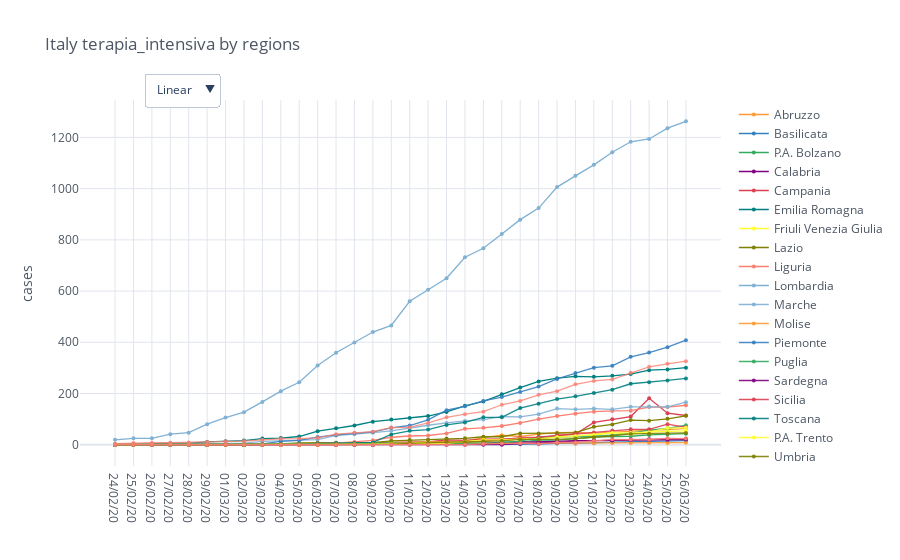

Notebook code for this chart:
### Code cell
regions = io.italy_load_regions()
category = 'terapia_intensiva'
total_cases = io.italy_regions_filter_by_category(regions, category)

mpl.iplot_comparative_plot(total_cases, title='Italy ' + category + ' by regions')

### Figure 1 — Plotly figure (JSON) as saved in the notebook; plotly's stock layout.template omitted (floating-point values rounded to 4 significant figures)
{"data": [{"line": {"color": "rgba(255, 153, 51, 1.0)", "dash": "solid", "shape": "linear", "width": 1.3}, "marker": {"size": 4, "symbol": "circle"}, "mode": "lines+markers", "name": "Abruzzo", "text": "", "type": "scatter", "x": ["24/02/20", "25/02/20", "26/02/20", "27/02/20", "28/02/20", "29/02/20", "01/03/20", "02/03/20", "03/03/20", "04/03/20", "05/03/20", "06/03/20", "07/03/20", "08/03/20", "09/03/20", "10/03/20", "11/03/20", "12/03/20", "13/03/20", "14/03/20", "15/03/20", "16/03/20", "17/03/20", "18/03/20", "19/03/20", "20/03/20", "21/03/20", "22/03/20", "23/03/20", "24/03/20", "25/03/20", "26/03/20"], "y": [0, 0, 0, 0, 0, 0, 0, 0, 0, 0, 0, 0, 0, 0, 0, 9, 9, 12, 14, 14, 28, 37, 32, 41, 47, 48, 44, 49, 52, 57, 59, 64]}, {"line": {"color": "rgba(55, 128, 191, 1.0)", "dash": "solid", "shape": "linear", "width": 1.3}, "marker": {"size": 4, "symbol": "circle"}, "mode": "lines+markers", "name": "Basilicata", "text": "", "type": "scatter", "x": ["24/02/20", "25/02/20", "26/02/20", "27/02/20", "28/02/20", "29/02/20", "01/03/20", "02/03/20", "03/03/20", "04/03/20", "05/03/20", "06/03/20", "07/03/20", "08/03/20", "09/03/20", "10/03/20", "11/03/20", "12/03/20", "13/03/20", "14/03/20", "15/03/20", "16/03/20", "17/03/20", "18/03/20", "19/03/20", "20/03/20", "21/03/20", "22/03/20", "23/03/20", "24/03/20", "25/03/20", "26/03/20"], "y": [0, 0, 0, 0, 0, 0, 0, 0, 0, 0, 0, 0, 0, 0, 0, 0, 1, 1, 1, 2, 2, 2, 2, 2, 5, 5, 7, 10, 12, 12, 14, 16]}, {"line": {"color": "rgba(50, 171, 96, 1.0)", "dash": "solid", "shape": "linear", "width": 1.3}, "marker": {"size": 4, "symbol": "circle"}, "mode": "lines+markers", "name": "P.A. Bolzano", "text": "", "type": "scatter", "x": ["24/02/20", "25/02/20", "26/02/20", "27/02/20", "28/02/20", "29/02/20", "01/03/20", "02/03/20", "03/03/20", "04/03/20", "05/03/20", "06/03/20", "07/03/20", "08/03/20", "09/03/20", "10/03/20", "11/03/20", "12/03/20", "13/03/20", "14/03/20", "15/03/20", "16/03/20", "17/03/20", "18/03/20", "19/03/20", "20/03/20", "21/03/20", "22/03/20", "23/03/20", "24/03/20", "25/03/20", "26/03/20"], "y": [0, 0, 0, 0, 0, 0, 0, 0, 0, 0, 0, 0, 0, 0, 0, 1, 4, 4, 5, 7, 4, 11, 11, 18, 18, 24, 30, 32, 33, 38, 40, 43]}, {"line": {"color": "rgba(128, 0, 128, 1.0)", "dash": "solid", "shape": "linear", "width": 1.3}, "marker": {"size": 4, "symbol": "circle"}, "mode": "lines+markers", "name": "Calabria", "text": "", "type": "scatter", "x": ["24/02/20", "25/02/20", "26/02/20", "27/02/20", "28/02/20", "29/02/20", "01/03/20", "02/03/20", "03/03/20", "04/03/20", "05/03/20", "06/03/20", "07/03/20", "08/03/20", "09/03/20", "10/03/20", "11/03/20", "12/03/20", "13/03/20", "14/03/20", "15/03/20", "16/03/20", "17/03/20", "18/03/20", "19/03/20", "20/03/20", "21/03/20", "22/03/20", "23/03/20", "24/03/20", "25/03/20", "26/03/20"], "y": [0, 0, 0, 0, 0, 0, 0, 0, 0, 0, 0, 0, 0, 0, 0, 2, 2, 2, 3, 4, 6, 7, 10, 11, 13, 16, 16, 17, 20, 21, 23, 23]}, {"line": {"color": "rgba(219, 64, 82, 1.0)", "dash": "solid", "shape": "linear", "width": 1.3}, "marker": {"size": 4, "symbol": "circle"}, "mode": "lines+markers", "name": "Campania", "text": "", "type": "scatter", "x": ["24/02/20", "25/02/20", "26/02/20", "27/02/20", "28/02/20", "29/02/20", "01/03/20", "02/03/20", "03/03/20", "04/03/20", "05/03/20", "06/03/20", "07/03/20", "08/03/20", "09/03/20", "10/03/20", "11/03/20", "12/03/20", "13/03/20", "14/03/20", "15/03/20", "16/03/20", "17/03/20", "18/03/20", "19/03/20", "20/03/20", "21/03/20", "22/03/20", "23/03/20", "24/03/20", "25/03/20", "26/03/20"], "y": [0, 0, 0, 0, 0, 0, 0, 0, 0, 0, 0, 0, 0, 7, 8, 8, 11, 11, 19, 17, 22, 22, 24, 24, 36, 41, 87, 99, 110, 181, 123, 114]}, {"line": {"color": "rgba(0, 128, 128, 1.0)", "dash": "solid", "shape": "linear", "width": 1.3}, "marker": {"size": 4, "symbol": "circle"}, "mode": "lines+markers", "name": "Emilia Romagna", "text": "", "type": "scatter", "x": ["24/02/20", "25/02/20", "26/02/20", "27/02/20", "28/02/20", "29/02/20", "01/03/20", "02/03/20", "03/03/20", "04/03/20", "05/03/20", "06/03/20", "07/03/20", "08/03/20", "09/03/20", "10/03/20", "11/03/20", "12/03/20", "13/03/20", "14/03/20", "15/03/20", "16/03/20", "17/03/20", "18/03/20", "19/03/20", "20/03/20", "21/03/20", "22/03/20", "23/03/20", "24/03/20", "25/03/20", "26/03/20"], "y": [2, 2, 3, 6, 6, 11, 13, 16, 24, 26, 32, 53, 64, 75, 90, 98, 104, 112, 128, 152, 169, 197, 223, 247, 260, 267, 265, 269, 276, 291, 294, 301]}, {"line": {"color": "rgba(255, 255, 51, 1.0)", "dash": "solid", "shape": "linear", "width": 1.3}, "marker": {"size": 4, "symbol": "circle"}, "mode": "lines+markers", "name": "Friuli Venezia Giulia", "text": "", "type": "scatter", "x": ["24/02/20", "25/02/20", "26/02/20", "27/02/20", "28/02/20", "29/02/20", "01/03/20", "02/03/20", "03/03/20", "04/03/20", "05/03/20", "06/03/20", "07/03/20", "08/03/20", "09/03/20", "10/03/20", "11/03/20", "12/03/20", "13/03/20", "14/03/20", "15/03/20", "16/03/20", "17/03/20", "18/03/20", "19/03/20", "20/03/20", "21/03/20", "22/03/20", "23/03/20", "24/03/20", "25/03/20", "26/03/20"], "y": [0, 0, 0, 0, 0, 0, 0, 0, 0, 0, 0, 0, 1, 1, 1, 6, 5, 10, 8, 11, 12, 19, 21, 27, 29, 32, 37, 47, 41, 49, 52, 54]}, {"line": {"color": "rgba(128, 128, 0, 1.0)", "dash": "solid", "shape": "linear", "width": 1.3}, "marker": {"size": 4, "symbol": "circle"}, "mode": "lines+markers", "name": "Lazio", "text": "", "type": "scatter", "x": ["24/02/20", "25/02/20", "26/02/20", "27/02/20", "28/02/20", "29/02/20", "01/03/20", "02/03/20", "03/03/20", "04/03/20", "05/03/20", "06/03/20", "07/03/20", "08/03/20", "09/03/20", "10/03/20", "11/03/20", "12/03/20", "13/03/20", "14/03/20", "15/03/20", "16/03/20", "17/03/20", "18/03/20", "19/03/20", "20/03/20", "21/03/20", "22/03/20", "23/03/20", "24/03/20", "25/03/20", "26/03/20"], "y": [1, 1, 0, 0, 0, 0, 0, 0, 0, 3, 7, 8, 8, 8, 8, 15, 18, 20, 24, 25, 31, 31, 44, 44, 45, 47, 70, 79, 96, 94, 101, 113]}, {"line": {"color": "rgba(251, 128, 114, 1.0)", "dash": "solid", "shape": "linear", "width": 1.3}, "marker": {"size": 4, "symbol": "circle"}, "mode": "lines+markers", "name": "Liguria", "text": "", "type": "scatter", "x": ["24/02/20", "25/02/20", "26/02/20", "27/02/20", "28/02/20", "29/02/20", "01/03/20", "02/03/20", "03/03/20", "04/03/20", "05/03/20", "06/03/20", "07/03/20", "08/03/20", "09/03/20", "10/03/20", "11/03/20", "12/03/20", "13/03/20", "14/03/20", "15/03/20", "16/03/20", "17/03/20", "18/03/20", "19/03/20", "20/03/20", "21/03/20", "22/03/20", "23/03/20", "24/03/20", "25/03/20", "26/03/20"], "y": [0, 0, 0, 0, 0, 1, 1, 1, 2, 3, 3, 5, 6, 11, 17, 29, 34, 36, 44, 62, 66, 73, 85, 100, 112, 121, 129, 132, 133, 147, 147, 154]}, {"line": {"color": "rgba(128, 177, 211, 1.0)", "dash": "solid", "shape": "linear", "width": 1.3}, "marker": {"size": 4, "symbol": "circle"}, "mode": "lines+markers", "name": "Lombardia", "text": "", "type": "scatter", "x": ["24/02/20", "25/02/20", "26/02/20", "27/02/20", "28/02/20", "29/02/20", "01/03/20", "02/03/20", "03/03/20", "04/03/20", "05/03/20", "06/03/20", "07/03/20", "08/03/20", "09/03/20", "10/03/20", "11/03/20", "12/03/20", "13/03/20", "14/03/20", "15/03/20", "16/03/20", "17/03/20", "18/03/20", "19/03/20", "20/03/20", "21/03/20", "22/03/20", "23/03/20", "24/03/20", "25/03/20", "26/03/20"], "y": [19, 25, 25, 41, 47, 80, 106, 127, 167, 209, 244, 309, 359, 399, 440, 466, 560, 605, 650, 732, 767, 823, 879, 924, 1006, 1050, 1093, 1142, 1183, 1194, 1236, 1263]}, {"line": {"color": "rgba(128, 177, 211, 0.8999999999999999)", "dash": "solid", "shape": "linear", "width": 1.3}, "marker": {"size": 4, "symbol": "circle"}, "mode": "lines+markers", "name": "Marche", "text": "", "type": "scatter", "x": ["24/02/20", "25/02/20", "26/02/20", "27/02/20", "28/02/20", "29/02/20", "01/03/20", "02/03/20", "03/03/20", "04/03/20", "05/03/20", "06/03/20", "07/03/20", "08/03/20", "09/03/20", "10/03/20", "11/03/20", "12/03/20", "13/03/20", "14/03/20", "15/03/20", "16/03/20", "17/03/20", "18/03/20", "19/03/20", "20/03/20", "21/03/20", "22/03/20", "23/03/20", "24/03/20", "25/03/20", "26/03/20"], "y": [0, 0, 0, 1, 2, 2, 5, 6, 13, 15, 19, 20, 36, 41, 47, 54, 66, 76, 85, 93, 98, 110, 109, 119, 141, 138, 141, 138, 148, 149, 148, 166]}, {"line": {"color": "rgba(255, 153, 51, 0.8999999999999999)", "dash": "solid", "shape": "linear", "width": 1.3}, "marker": {"size": 4, "symbol": "circle"}, "mode": "lines+markers", "name": "Molise", "text": "", "type": "scatter", "x": ["24/02/20", "25/02/20", "26/02/20", "27/02/20", "28/02/20", "29/02/20", "01/03/20", "02/03/20", "03/03/20", "04/03/20", "05/03/20", "06/03/20", "07/03/20", "08/03/20", "09/03/20", "10/03/20", "11/03/20", "12/03/20", "13/03/20", "14/03/20", "15/03/20", "16/03/20", "17/03/20", "18/03/20", "19/03/20", "20/03/20", "21/03/20", "22/03/20", "23/03/20", "24/03/20", "25/03/20", "26/03/20"], "y": [0, 0, 0, 0, 0, 0, 0, 0, 0, 0, 0, 2, 2, 2, 2, 3, 3, 3, 3, 3, 4, 5, 5, 6, 6, 6, 6, 7, 7, 7, 7, 8]}, {"line": {"color": "rgba(55, 128, 191, 0.8999999999999999)", "dash": "solid", "shape": "linear", "width": 1.3}, "marker": {"size": 4, "symbol": "circle"}, "mode": "lines+markers", "name": "Piemonte", "text": "", "type": "scatter", "x": ["24/02/20", "25/02/20", "26/02/20", "27/02/20", "28/02/20", "29/02/20", "01/03/20", "02/03/20", "03/03/20", "04/03/20", "05/03/20", "06/03/20", "07/03/20", "08/03/20", "09/03/20", "10/03/20", "11/03/20", "12/03/20", "13/03/20", "14/03/20", "15/03/20", "16/03/20", "17/03/20", "18/03/20", "19/03/20", "20/03/20", "21/03/20", "22/03/20", "23/03/20", "24/03/20", "25/03/20", "26/03/20"], "y": [0, 0, 0, 0, 0, 0, 2, 2, 3, 13, 17, 30, 38, 45, 50, 66, 75, 97, 135, 150, 171, 186, 206, 227, 257, 280, 301, 308, 343, 360, 381, 408]}, {"line": {"color": "rgba(50, 171, 96, 0.8999999999999999)", "dash": "solid", "shape": "linear", "width": 1.3}, "marker": {"size": 4, "symbol": "circle"}, "mode": "lines+markers", "name": "Puglia", "text": "", "type": "scatter", "x": ["24/02/20", "25/02/20", "26/02/20", "27/02/20", "28/02/20", "29/02/20", "01/03/20", "02/03/20", "03/03/20", "04/03/20", "05/03/20", "06/03/20", "07/03/20", "08/03/20", "09/03/20", "10/03/20", "11/03/20", "12/03/20", "13/03/20", "14/03/20", "15/03/20", "16/03/20", "17/03/20", "18/03/20", "19/03/20", "20/03/20", "21/03/20", "22/03/20", "23/03/20", "24/03/20", "25/03/20", "26/03/20"], "y": [0, 0, 0, 0, 0, 0, 0, 0, 0, 0, 1, 1, 2, 3, 6, 6, 4, 2, 2, 6, 6, 6, 14, 30, 31, 31, 33, 37, 45, 57, 64, 76]}, {"line": {"color": "rgba(128, 0, 128, 0.8999999999999999)", "dash": "solid", "shape": "linear", "width": 1.3}, "marker": {"size": 4, "symbol": "circle"}, "mode": "lines+markers", "name": "Sardegna", "text": "", "type": "scatter", "x": ["24/02/20", "25/02/20", "26/02/20", "27/02/20", "28/02/20", "29/02/20", "01/03/20", "02/03/20", "03/03/20", "04/03/20", "05/03/20", "06/03/20", "07/03/20", "08/03/20", "09/03/20", "10/03/20", "11/03/20", "12/03/20", "13/03/20", "14/03/20", "15/03/20", "16/03/20", "17/03/20", "18/03/20", "19/03/20", "20/03/20", "21/03/20", "22/03/20", "23/03/20", "24/03/20", "25/03/20", "26/03/20"], "y": [0, 0, 0, 0, 0, 0, 0, 0, 0, 0, 0, 0, 0, 0, 0, 0, 0, 0, 0, 0, 0, 0, 4, 7, 9, 15, 16, 16, 18, 19, 19, 20]}, {"line": {"color": "rgba(219, 64, 82, 0.8999999999999999)", "dash": "solid", "shape": "linear", "width": 1.3}, "marker": {"size": 4, "symbol": "circle"}, "mode": "lines+markers", "name": "Sicilia", "text": "", "type": "scatter", "x": ["24/02/20", "25/02/20", "26/02/20", "27/02/20", "28/02/20", "29/02/20", "01/03/20", "02/03/20", "03/03/20", "04/03/20", "05/03/20", "06/03/20", "07/03/20", "08/03/20", "09/03/20", "10/03/20", "11/03/20", "12/03/20", "13/03/20", "14/03/20", "15/03/20", "16/03/20", "17/03/20", "18/03/20", "19/03/20", "20/03/20", "21/03/20", "22/03/20", "23/03/20", "24/03/20", "25/03/20", "26/03/20"], "y": [0, 0, 0, 0, 0, 0, 0, 0, 0, 0, 0, 0, 0, 0, 0, 2, 1, 5, 7, 11, 15, 20, 28, 29, 36, 42, 48, 55, 60, 60, 80, 68]}, {"line": {"color": "rgba(0, 128, 128, 0.8999999999999999)", "dash": "solid", "shape": "linear", "width": 1.3}, "marker": {"size": 4, "symbol": "circle"}, "mode": "lines+markers", "name": "Toscana", "text": "", "type": "scatter", "x": ["24/02/20", "25/02/20", "26/02/20", "27/02/20", "28/02/20", "29/02/20", "01/03/20", "02/03/20", "03/03/20", "04/03/20", "05/03/20", "06/03/20", "07/03/20", "08/03/20", "09/03/20", "10/03/20", "11/03/20", "12/03/20", "13/03/20", "14/03/20", "15/03/20", "16/03/20", "17/03/20", "18/03/20", "19/03/20", "20/03/20", "21/03/20", "22/03/20", "23/03/20", "24/03/20", "25/03/20", "26/03/20"], "y": [0, 0, 0, 0, 0, 0, 0, 0, 0, 2, 3, 5, 7, 7, 9, 40, 54, 59, 77, 87, 107, 107, 143, 160, 178, 189, 202, 215, 238, 244, 251, 259]}, {"line": {"color": "rgba(255, 255, 51, 0.8999999999999999)", "dash": "solid", "shape": "linear", "width": 1.3}, "marker": {"size": 4, "symbol": "circle"}, "mode": "lines+markers", "name": "P.A. Trento", "text": "", "type": "scatter", "x": ["24/02/20", "25/02/20", "26/02/20", "27/02/20", "28/02/20", "29/02/20", "01/03/20", "02/03/20", "03/03/20", "04/03/20", "05/03/20", "06/03/20", "07/03/20", "08/03/20", "09/03/20", "10/03/20", "11/03/20", "12/03/20", "13/03/20", "14/03/20", "15/03/20", "16/03/20", "17/03/20", "18/03/20", "19/03/20", "20/03/20", "21/03/20", "22/03/20", "23/03/20", "24/03/20", "25/03/20", "26/03/20"], "y": [0, 0, 0, 0, 0, 0, 0, 0, 0, 0, 0, 0, 1, 2, 2, 3, 4, 5, 6, 12, 19, 19, 22, 22, 30, 34, 39, 46, 46, 49, 65, 66]}, {"line": {"color": "rgba(128, 128, 0, 0.8999999999999999)", "dash": "solid", "shape": "linear", "width": 1.3}, "marker": {"size": 4, "symbol": "circle"}, "mode": "lines+markers", "name": "Umbria", "text": "", "type": "scatter", "x": ["24/02/20", "25/02/20", "26/02/20", "27/02/20", "28/02/20", "29/02/20", "01/03/20", "02/03/20", "03/03/20", "04/03/20", "05/03/20", "06/03/20", "07/03/20", "08/03/20", "09/03/20", "10/03/20", "11/03/20", "12/03/20", "13/03/20", "14/03/20", "15/03/20", "16/03/20", "17/03/20", "18/03/20", "19/03/20", "20/03/20", "21/03/20", "22/03/20", "23/03/20", "24/03/20", "25/03/20", "26/03/20"], "y": [0, 0, 0, 0, 0, 0, 0, 0, 1, 1, 1, 2, 2, 2, 2, 2, 5, 8, 10, 11, 13, 15, 21, 21, 21, 24, 29, 35, 42, 43, 44, 46]}, {"line": {"color": "rgba(251, 128, 114, 0.8999999999999999)", "dash": "solid", "shape": "linear", "width": 1.3}, "marker": {"size": 4, "symbol": "circle"}, "mode": "lines+markers", "name": "Valle d'Aosta", "text": "", "type": "scatter", "x": ["24/02/20", "25/02/20", "26/02/20", "27/02/20", "28/02/20", "29/02/20", "01/03/20", "02/03/20", "03/03/20", "04/03/20", "05/03/20", "06/03/20", "07/03/20", "08/03/20", "09/03/20", "10/03/20", "11/03/20", "12/03/20", "13/03/20", "14/03/20", "15/03/20", "16/03/20", "17/03/20", "18/03/20", "19/03/20", "20/03/20", "21/03/20", "22/03/20", "23/03/20", "24/03/20", "25/03/20", "26/03/20"], "y": [0, 0, 0, 0, 0, 0, 0, 0, 0, 0, 0, 0, 0, 0, 0, 0, 0, 0, 0, 0, 3, 5, 6, 3, 9, 9, 15, 21, 20, 20, 25, 24]}, {"line": {"color": "rgba(251, 128, 114, 0.7999999999999998)", "dash": "solid", "shape": "linear", "width": 1.3}, "marker": {"size": 4, "symbol": "circle"}, "mode": "lines+markers", "name": "Veneto", "text": "", "type": "scatter", "x": ["24/02/20", "25/02/20", "26/02/20", "27/02/20", "28/02/20", "29/02/20", "01/03/20", "02/03/20", "03/03/20", "04/03/20", "05/03/20", "06/03/20", "07/03/20", "08/03/20", "09/03/20", "10/03/20", "11/03/20", "12/03/20", "13/03/20", "14/03/20", "15/03/20", "16/03/20", "17/03/20", "18/03/20", "19/03/20", "20/03/20", "21/03/20", "22/03/20", "23/03/20", "24/03/20", "25/03/20", "26/03/20"], "y": [4, 7, 8, 8, 9, 11, 13, 14, 19, 23, 24, 27, 41, 47, 51, 67, 68, 85, 107, 119, 129, 156, 171, 195, 209, 236, 249, 255, 281, 304, 316, 326]}], "layout": {"legend": {"bgcolor": "#FFFFFF", "font": {"color": "#4D5663"}}, "paper_bgcolor": "#FFFFFF", "plot_bgcolor": "#FFFFFF", "title": {"font": {"color": "#4D5663"}, "text": "Italy terapia_intensiva by regions"}, "updatemenus": [{"buttons": [{"args": [{"yaxis.type": "linear"}], "label": "Linear", "method": "relayout"}, {"args": [{"yaxis.type": "log"}], "label": "Log", "method": "relayout"}], "direction": "down", "pad": {"r": 10, "t": 10}, "showactive": true, "x": 0.1, "xanchor": "left", "y": 1.1, "yanchor": "top"}], "xaxis": {"gridcolor": "#E1E5ED", "showgrid": true, "tickfont": {"color": "#4D5663"}, "title": {"font": {"color": "#4D5663"}, "text": ""}, "zerolinecolor": "#E1E5ED"}, "yaxis": {"gridcolor": "#E1E5ED", "showgrid": true, "tickfont": {"color": "#4D5663"}, "title": {"font": {"color": "#4D5663"}, "text": "cases"}, "zerolinecolor": "#E1E5ED"}}}
